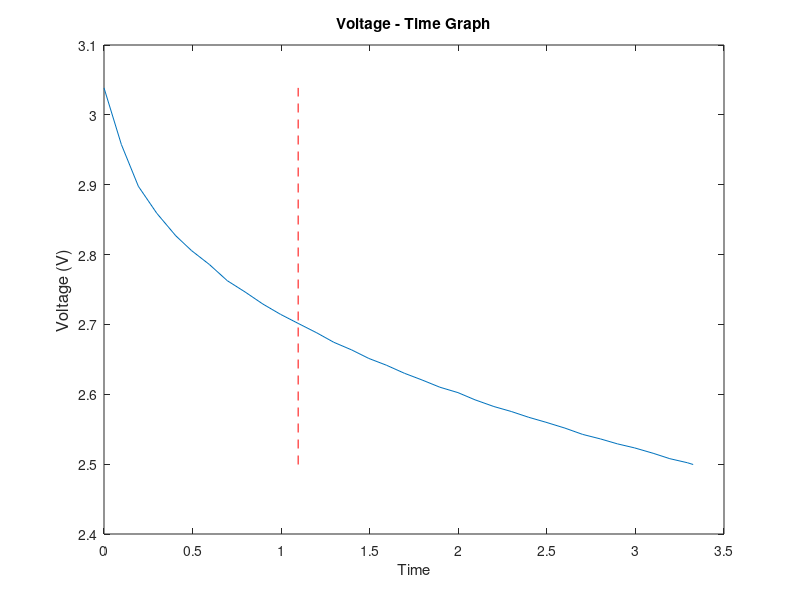

The MATLAB script that drew this image: (Note: this script raises an error after producing the figure.)
clc; clear; close all;

% 데이터 로드
%data = load('C:\Users\USER\Desktop\Panasonic 18650PF Data\Panasonic 18650PF Data\25degC\5 pulse disch\03-11-17_08.47 25degC_5Pulse_HPPC_Pan18650PF.mat');
data = load('03-11-17_08.47 25degC_5Pulse_HPPC_Pan18650PF.mat');

% 시간, 전압, 전류 데이터 추출

time = data.meas.Time;
voltage = data.meas.Voltage;
current = data.meas.Current;

data1.I = current;
data1.V = voltage;
data1.t = time;

% 전류 상태 구분
data1.type = char(zeros([length(data1.t), 1]));
data1.type(data1.I > 0) = 'C';
data1.type(data1.I == 0) = 'R';
data1.type(data1.I < 0) = 'D';

% step 구분
data1_length = length(data1.t);
data1.step = zeros(data1_length, 1);
m = 1;
data1.step(1) = m;
for j = 2:data1_length
    if data1.type(j) ~= data1.type(j-1)
        m = m + 1;
    end
    data1.step(j) = m;
end

vec_step = unique(data1.step);
num_step = length(vec_step);

data_line = struct('V', zeros(1, 1), 'I', zeros(1, 1), 't', zeros(1, 1), 'indx', zeros(1, 1), 'type', char('R'), ...
    'steptime', zeros(1, 1), 'T', zeros(1, 1), 'SOC', zeros(1, 1));
data = repmat(data_line, num_step, 1);

for i_step = 1:num_step
    range = find(data1.step == vec_step(i_step));
    data(i_step).V = data1.V(range);
    data(i_step).I = data1.I(range);
    data(i_step).t = data1.t(range);
    data(i_step).indx = range;
    data(i_step).type = data1.type(range(1));
    data(i_step).steptime = data1.t(range);
    data(i_step).T = zeros(size(range)); % 온도 데이터가 없으므로 0으로 설정
end

% 초기 SOC 설정 (1로 가정)
initial_SOC = 1;
capacity_Ah = 2.7742; % 배터리 용량 (Ah)

% Discharge step 구하기
step_chg = [];
step_dis = [];

for i = 1:length(data)
    % type 필드가 C인지 확인
    if strcmp(data(i).type, 'C')
        % C가 맞으면 idx 1 추가
        step_chg(end+1) = i;
    % type 필드가 D인지 확인
    elseif strcmp(data(i).type, 'D')
        % 맞으면 idx 1 추가
        step_dis(end+1) = i;
    end
end

%% R0, R1, C 추출 

% 평균 전류 구하기
for i = 1:length(data)
    data(i).avgI = mean(data(i).I);
end

% V 변화량 구하기
for i = 1 : length(data)
    if i == 1
       data(i).deltaV = zeros(size(data(i).V));
    else
       data(i).deltaV = data(i).V - data(i-1).V(end);
    end
end

% Resistance 구하기 
for i = 1 : length(data)
    if data(i).avgI == 0
        data(i).R = zeros(size(data(i).V));
    else 
        data(i).R = (data(i).deltaV / data(i).avgI) .* ones(size(data(i).V));
    end
end

% 시간 초기화
for i = 1 : length(data)
    initialTime = data(i).t(1); % 초기 시간 저장
    data(i).t = data(i).t - initialTime; % 초기 시간을 빼서 시간 초기화
end

for i = 1:length(step_dis)
    % 시간의 길이가 5초 이상인 스텝에 대해서만 r1s 값을 계산
    if length(data(step_dis(i)).t) >= 5
       data(step_dis(i)).R001s = data(step_dis(i)).R(1);
       if length(data(step_dis(i)).R) >= 11
           data(step_dis(i)).R1s = data(step_dis(i)).R(11);
       else
           data(step_dis(i)).R1s = data(step_dis(i)).R(end);
       end
       data(step_dis(i)).R0 = data(step_dis(i)).R001s;
       data(step_dis(i)).R1 = data(step_dis(i)).R1s - data(step_dis(i)).R001s;
    else
       data(step_dis(i)).R001s = NaN;
       data(step_dis(i)).R1s = NaN;
       data(step_dis(i)).R0 = NaN;
       data(step_dis(i)).R1 = NaN;
    end
end

%% 63.2% 값을 이용한 tau 및 C 계산

timeAt632 = zeros(1, length(step_dis));  % Initialize timeAt632 as a matrix

for i = 1:length(step_dis)
    plot(data(step_dis(i)).t, data(step_dis(i)).V);

    % 최소값과 최대값 계산
    minVoltage = min(data(step_dis(i)).V);
    maxVoltage = max(data(step_dis(i)).V);

    % 63.2% 값 계산
    targetVoltage = minVoltage + (1 - 0.632 ) * (maxVoltage - minVoltage);

    % 63.2%에 가장 가까운 값의 인덱스 찾기
    [~, idx] = min(abs(data(step_dis(i)).V - targetVoltage));

    % 해당 시간 찾기
    timeAt632(i) = data(step_dis(i)).t(idx);

    % data(step_dis(i)) 구조체에 timeAt632 필드를 추가하고 값 할당
    data(step_dis(i)).timeAt632 = timeAt632(i);

    % 해당 시간에 선 그리기
    line([timeAt632(i), timeAt632(i)], [minVoltage, maxVoltage], 'Color', 'red', 'LineStyle', '--');

    xlabel('Time');
    ylabel('Voltage (V)', 'fontsize', 12);
    title('Voltage - Time Graph');
end

% C값 구하기
for i = 1:length(step_dis)
    data(step_dis(i)).C = data(step_dis(i)).timeAt632 / (data(step_dis(i)).R1s - data(step_dis(i)).R001s);
end

% SOC 값을 정의된 패턴에 따라 생성
soc_values = [1, 0.95, 0.9, 0.8, 0.7, 0.6, 0.5, 0.4, 0.3, 0.25, 0.2, 0.15, 0.1, 0.05];
steps_per_level = 5;

% SOC 배열 초기화
SOC = zeros(length(step_dis), 1);
current_index = 1;

for i = 1:length(soc_values)
    end_index = min(current_index + steps_per_level - 1, length(step_dis));
    SOC(current_index:end_index) = soc_values(i);
    current_index = end_index + 1;
end

% step_dis 배열을 사용하여 데이터에 SOC 값 할당
for i = 1:length(step_dis)
    data(step_dis(i)).SOC = SOC(i);
end

data(130).SOC = 0.05;

% 구조체 생성
optimized_params_struct_final_1RC = struct('R0', [], 'R1', [], 'C', [], 'SOC', [], 'Crate', [], 'm', []); % 'Crate' 필드 수정
% 초기 추정값 개수 설정
num_start_points = 10; % 원하는 시작점의 개수 설정

for i = 1:length(step_dis)
    deltaV_exp = data(step_dis(i)).deltaV;
    time_exp = data(step_dis(i)).t;
    avgI = data(step_dis(i)).avgI;  % 각 스텝의 평균 전류 가져오기
        
    % m 후보군 정의
    m_candidates = [2 / data(step_dis(i)).timeAt632, 1 / data(step_dis(i)).timeAt632, 1.05, 1.4];
    num_m = length(m_candidates);
    
    best_cost = Inf;
    best_params = [];
    best_m = NaN;
    
    for m_idx = 1:num_m
        m = m_candidates(m_idx);
        
        % 스텝의 시간 길이 확인
        step_duration = time_exp(end) - time_exp(1);

        if step_duration >= 0 
            % 최적화를 위한 초기 추정값 생성
            initial_guesses = repmat([data(step_dis(i)).R1, data(step_dis(i)).C], num_start_points, 1);

            % fmincon을 사용하여 최적화 수행
            options = optimoptions('fmincon', 'Display', 'none', 'MaxIterations', 100);
            problem = createOptimProblem('fmincon', 'objective', @(params) cost_function(params, time_exp, deltaV_exp, avgI, m, data(step_dis(i)).R0), ...
                'x0', initial_guesses, 'lb', [0, 0], 'ub', [], 'options', options);
            ms = MultiStart('Display', 'off');

            [opt_params, cost] = run(ms, problem, num_start_points); % 여러 시작점으로 실행

            % 가장 낮은 비용 함수를 가진 파라미터 선택
            if cost < best_cost
                best_cost = cost;
                best_params = opt_params;
                best_m = m;
            end
        end
    end
    
    if ~isnan(best_m)
        optimized_params_struct_final_1RC(i).R0 = data(step_dis(i)).R0; % R0 고정된 값 사용
        optimized_params_struct_final_1RC(i).R1 = best_params(1);
        optimized_params_struct_final_1RC(i).C = best_params(2);
        optimized_params_struct_final_1RC(i).SOC = mean(data(step_dis(i)).SOC); % 평균 SOC 값을 저장
        optimized_params_struct_final_1RC(i).Crate = avgI/data(step_dis(2)).avgI; % 평균 전류 저장
        optimized_params_struct_final_1RC(i).m = best_m; % 선택된 m 값 저장
    else
        optimized_params_struct_final_1RC(i).R0 = NaN;
        optimized_params_struct_final_1RC(i).R1 = NaN;
        optimized_params_struct_final_1RC(i).C = NaN;
        optimized_params_struct_final_1RC(i).SOC = NaN;
        optimized_params_struct_final_1RC(i).Crate = NaN;
        optimized_params_struct_final_1RC(i).m = NaN;
    end
end

%% Plotting with Subplots (Modified Section)

% Define the number of subplots per figure
plots_per_fig = 9; % 3 rows x 3 columns
num_figures = ceil(length(step_dis) / plots_per_fig);

% Initialize figure counter and subplot index
fig_counter = 1;
subplot_idx = 1;

% Create the first figure with specified resolution
figure(fig_counter);
set(fig_counter, 'Units', 'pixels', 'Position', [100, 100, 1200, 800]); % [left, bottom, width, height]
sgtitle('Comparison of Experimental Data and Model Results');

for i = 1:length(step_dis)
    % 스텝의 시간 길이 확인
    if (data(step_dis(i)).t(end) - data(step_dis(i)).t(1)) >= 0
        % Check if a new figure is needed
        if subplot_idx > plots_per_fig
            fig_counter = fig_counter + 1;
            figure(fig_counter);
            set(fig_counter, 'Units', 'pixels', 'Position', [100, 100, 1200, 800]); % [left, bottom, width, height]
            sgtitle('Comparison of Experimental Data and Model Results');
            subplot_idx = 1;
        end
        
        % Create subplot
        subplot(3, 3, subplot_idx);
        hold on;
        
        % Extract necessary data
        deltaV_exp = data(step_dis(i)).deltaV;
        time_exp = data(step_dis(i)).t;
        avgI = data(step_dis(i)).avgI;
        optimized_R0 = optimized_params_struct_final_1RC(i).R0;
        optimized_R1 = optimized_params_struct_final_1RC(i).R1;
        optimized_C = optimized_params_struct_final_1RC(i).C;
        m = optimized_params_struct_final_1RC(i).m;
        timeAt632 = data(step_dis(i)).timeAt632;
        
        % Generate model voltage
        voltage_model = model_func(time_exp, optimized_R0, optimized_R1, optimized_C, avgI);
        
        % Plot experimental data
        plot(time_exp, deltaV_exp, 'b-', 'LineWidth', 1.5, 'DisplayName', '실험 데이터');
        
        % Plot model data
        plot(time_exp, voltage_model, 'r--', 'LineWidth', 1.5, 'DisplayName', '모델 결과');
        
        % Plot 63.2% time vertical line
        plot([timeAt632, timeAt632], [min(deltaV_exp), max(deltaV_exp)], 'g--', 'LineWidth', 1.5, 'DisplayName', '63.2% 시간');
        
        % Add SOC, C-rate, and m text
        soc_text = sprintf('SOC: %.2f%%', optimized_params_struct_final_1RC(i).SOC * 100);
        crate_text = sprintf('C-rate: %.2f', optimized_params_struct_final_1RC(i).Crate);
        m_text = sprintf('m: %.2f', optimized_params_struct_final_1RC(i).m);
        text(time_exp(1) + 0.05*(time_exp(end)-time_exp(1)), ...
             max(deltaV_exp)*0.9, ...
             {soc_text, crate_text, m_text}, 'FontSize', 8, 'Color', 'k', 'FontWeight', 'bold');
        
        % Labels and title
        xlabel('시간 (sec)', 'FontSize', 8);
        ylabel('전압 (V)', 'FontSize', 8);
        title(sprintf('Discharge Step %d', i), 'FontSize', 10);
        legend('Location', 'best', 'FontSize', 6);
        grid on;
        
        hold off;
        
        % Increment subplot index
        subplot_idx = subplot_idx + 1;
    end
end
%% R0,R1,C Plot

%% R0, R1, C (SOC, C-rate) 3D and Contour Plots

% Extract SOC, C-rate, R0, R1, C from optimized_params_struct
SOC = [optimized_params_struct_final_1RC.SOC]';
Crate = [optimized_params_struct_final_1RC.Crate]';
R0 = [optimized_params_struct_final_1RC.R0]';
R1 = [optimized_params_struct_final_1RC.R1]';
C = [optimized_params_struct_final_1RC.C]';

% Remove entries with NaN values
valid_idx = ~isnan(SOC) & ~isnan(Crate) & ~isnan(R0) & ~isnan(R1) & ~isnan(C);
SOC = SOC(valid_idx);
Crate = Crate(valid_idx);
R0 = R0(valid_idx);
R1 = R1(valid_idx);
C = C(valid_idx);

% Define grid for interpolation
num_grid = 100; % Number of grid points in each dimension
SOC_grid = linspace(min(SOC), max(SOC), num_grid);
Crate_grid = linspace(min(Crate), max(Crate), num_grid);
[SG, CG] = meshgrid(SOC_grid, Crate_grid);

% Interpolate R0, R1, C over the grid
R0_grid = griddata(SOC, Crate, R0, SG, CG, 'cubic');
R1_grid = griddata(SOC, Crate, R1, SG, CG, 'cubic');
C_grid = griddata(SOC, Crate, C, SG, CG, 'cubic');



% Create plots for R0
create_plots(SG, CG, R0_grid, 'R0 ');

% Create plots for R1
create_plots(SG, CG, R1_grid, 'R1 ');

% Create plots for C
create_plots(SG, CG, C_grid, 'C ');

%% Optional: Save the plots
% You can uncomment the following lines to save the figures automatically
% saveas(gcf, 'R0_plot.png');
% saveas(gcf, 'R1_plot.png');
% saveas(gcf, 'C_plot.png');



%% save
save('optimized_params_struct_final_1RC.mat', 'optimized_params_struct_final_1RC');


%% 함수

function cost = cost_function(params, time, deltaV, I, m, R0)
    R1 = params(1);
    C = params(2);
    
    % 모델 함수를 사용하여 예측 전압 계산
    voltage_model = model_func(time, R0, R1, C, I);
    
    % 오차 계산
    error = deltaV - voltage_model;
    
    % 시간에 따라 가중치 함수 적용
    % m 값을 사용하여 가중치 함수를 조절
    time_weights = exp(-m * time); 
    
    % 가중 평균 제곱근 오차(RMS 오차) 계산
    weighted_error = error .* time_weights;
    cost = sqrt(mean(weighted_error.^2));
end

function voltage = model_func(time, R0, R1, C, I)
    voltage = I * (R0 + R1 * (1 - exp(-time / (R1 * C))));
end

% Define a function to create plots
function create_plots(SG, CG, Param_grid, Param_name)
    figure();
    % 3D Surface Plot
   
    surf(SG, CG, Param_grid, 'EdgeColor', 'none');
    xlabel('SOC');
    ylabel('C-rate');
    zlabel(Param_name);
    title([Param_name ' vs SOC and C-rate']);
    colorbar;
    view(45, 30); % Adjust the viewing angle for better visualization
    grid on;

    % Contour Plot
    figure();
    contourf(SG, CG, Param_grid, 20, 'LineColor', 'none');
    xlabel('SOC');
    ylabel('C-rate');
    title([Param_name ' Contour Plot']);
    colorbar;
    grid on;
end
